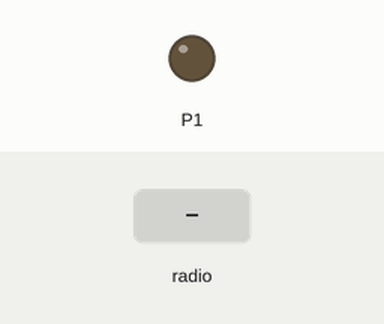
Simulated run of this program. Board: BBC micro:bit running MicroPython. On the bench: output pins drawn as LEDs (lit = HIGH). Inputs (shaded band) come from the test bench.

Above: at 1.2 s.
1.3 s: radio message "1" arrives
At 2.0 s:
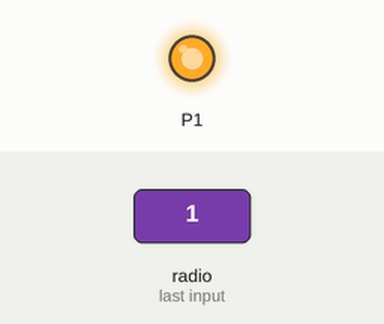
2.8 s: radio message "0" arrives
At 3.1 s:
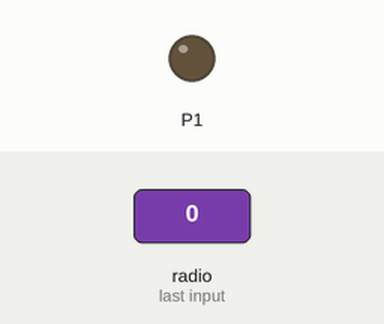
Timing chart, 0 to 5.8 s (numbered marks = the images above; inputs shaded):
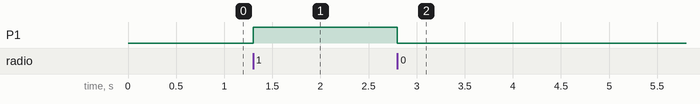

The program:

radio_veza_prijem.py
```python
from microbit import *
import radio

radio.on()

while True:
    dioda = radio.receive()
    if dioda is not None:
        if dioda == "1":
            pin1.write_digital(1)
        if dioda == "0":
            pin1.write_digital(0)
        sleep(100)
```

Measured:
- after the input at 1.3 s, P1: LOW → HIGH at once
- after the input at 2.8 s, P1: HIGH → LOW at once
